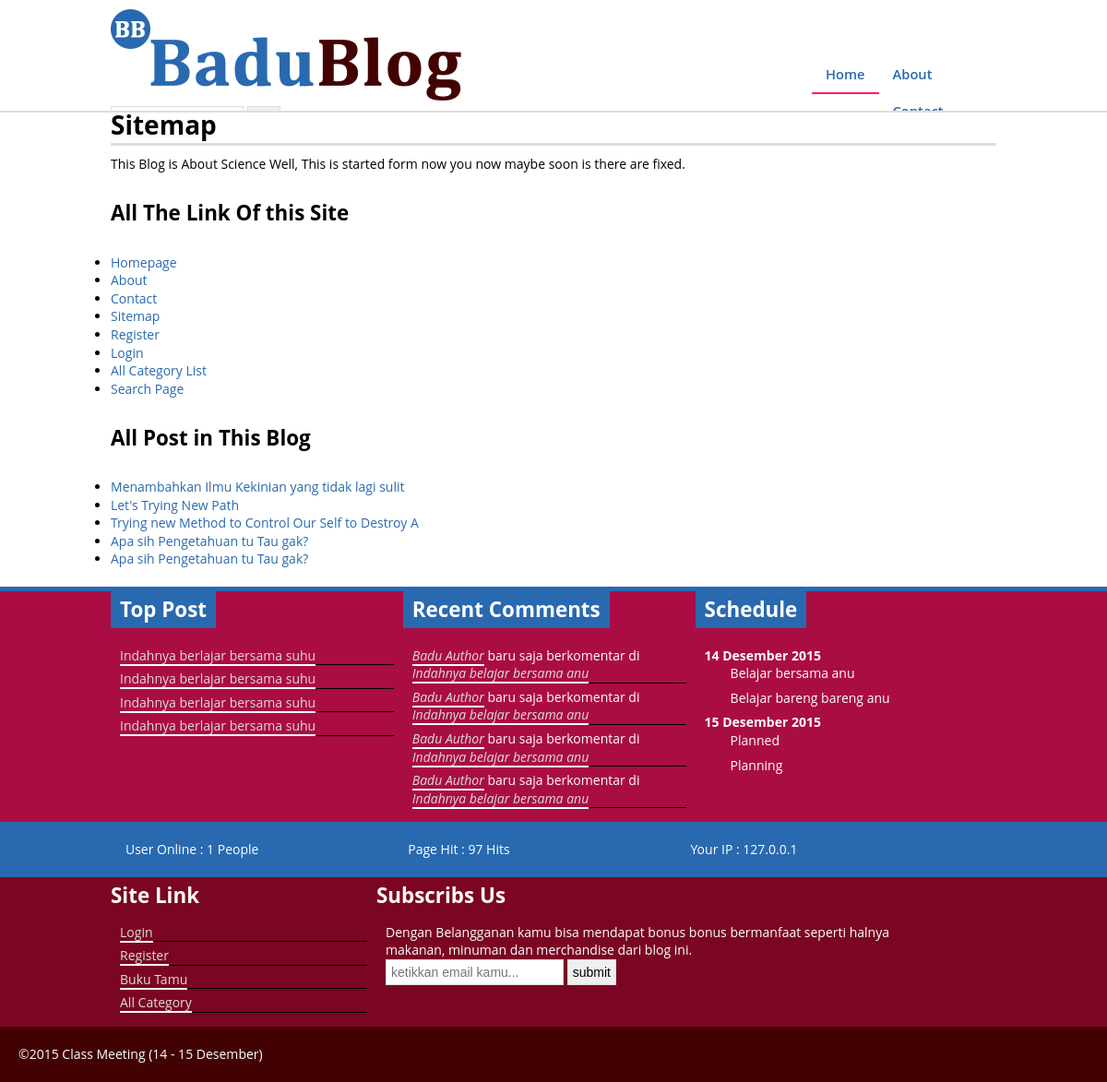
/sitemap.php, run on the app's committed database.
### tables this page shows
CREATE TABLE IF NOT EXISTS `blog_artikel` (
  `artikel_id` int(11) NOT NULL AUTO_INCREMENT,
  `user_id` int(11) NOT NULL,
  `kategori_id` int(11) NOT NULL,
  `judul_artikel` varchar(50) NOT NULL,
  `tanggal_artikel` date NOT NULL,
  `img_artikel` text NOT NULL,
  `isi` text NOT NULL,
  PRIMARY KEY (`artikel_id`)
);

### inc/class.php (called while the page is built, shortened)
<?php
	class Blog{
		public function koneksi(){
			$koneksi = mysqli_connect("localhost","root","","lks_sekolah_2015");
			if($koneksi)
				return $koneksi;
		}
	}
?>

### sitemap.php (the view)
<?php
 require_once "inc/class.php";
?>
<!DOCTYPE html>
<html>
<head>
<?php
 require_once "meta.php";
?>
</head>
<body>
<header>
<?php
 require_once "header.php";
?>
</header>
<?php
 require_once "menu.php";
?>
<section>
	<article class='post-viewed'>
		<a href='sitemap.php'><img src='assets/image/sitemappng'/></a>
		<h1>Sitemap</h1>
		<p>This Blog is About Science Well, This is started form now you now maybe soon is there are fixed.</p>
		<h3>All The Link Of this Site</h3>
			<ul>
				<li><a href='index.php'>Homepage</a></li>
				<li><a href='about.php'>About</a></li>
				<li><a href='contact.php'>Contact</a></li>
				<li><a href='sitemap.php'>Sitemap</a></li>
				<li><a href='register.php'>Register</a></li>
				<li><a href='login.php'>Login</a></li>
				<li><a href='category.php'>All Category List</a></li>
				<li><a href='search.php'>Search Page</a></li>
			</ul>
		<h3>All Post in This Blog</h3>
			<ul>
				<?php
					$q = mysqli_query($blog->koneksi(),"SELECT * FROM blog_artikel");
					while($qq = mysqli_fetch_array($q)){
						echo "<li><a href='article.php?id=".$qq['artikel_id']."' title='".$qq['judul_artikel']."'>".$qq['judul_artikel']."</a></li>";
					}
				?>
			</ul>
	</article>
</section>
<aside>
<?php
 require_once "sidebar.php";
?>
</aside>
<footer>
<?php
 require_once "footer.php";
?>
</footer>
</body>
</html>

### inc/style.css (style rules this page uses)
* { margin: 0; padding: 0; border: none; vertical-align: baseline; max-width: 100% !important; font-size: 100%; }
*:after, *:before { box-sizing: border-box; -webkit-box-sizing: border-box; -moz-box-sizing: border-box; }
section, main, aside, footer, article, figure { display: block; }
h1 { font-size: 200%; }
h3 { font-size: 160%; }
h1, h2, h3, h4, h5, h6 { margin: 1.5em 0; font-weight: bold; }
body { font-size: 14px; line-height: 1.4em; font-weight: normal; font-family: 'Open Sans','Helvetica Neue', Helvetica, Arial, sans-serif; background-image: url('../assets/image/Lighthouse.jpg'); background-size: cover; background-attachment: fixed; background-repeat: no-repeat; word-wrap: break-word; }
a:link { text-decoration: none; color: #2969b0; }
header { background-color: white; width: 100%; position: fixed; overflow: hidden; top: 0; left: 0; height: 120px; z-index: 999; border-bottom: 2px solid #ddd; }
header .header, article, .wrapper { width: 80%; margin: 0 auto; overflow: hidden; }
section { width: 100%; background-color: #fff; border-top: 5px solid #2969b0; }
article.post-viewed { padding: 20px; }
article.post-viewed h1 { margin: 10px 0px; border-bottom: 3px solid #ddd; padding: 10px 0px; }
aside { color: white; }
footer { background-color: #430202; padding: 20px; color: white; }

### data on the page
blog_artikel: judul_artikel "Menambahkan Ilmu Kekinian yang tidak lagi sulit"
blog_artikel: judul_artikel "Let's Trying New Path"
blog_artikel: judul_artikel "Trying new Method to Control Our Self to Destroy A"
blog_artikel: judul_artikel "Apa sih Pengetahuan tu Tau gak?"
blog_artikel: judul_artikel "Apa sih Pengetahuan tu Tau gak?"

### other printed values
$total "97"
$_SERVER['REMOTE_ADDR'] "127.0.0.1"
